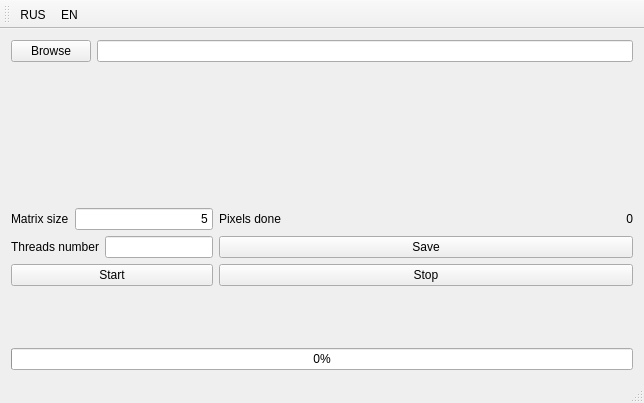
<?xml version="1.0" encoding="UTF-8"?>
<ui version="4.0">
 <class>MainWindow</class>
 <widget class="QMainWindow" name="MainWindow">
  <property name="geometry">
   <rect>
    <x>0</x>
    <y>0</y>
    <width>644</width>
    <height>403</height>
   </rect>
  </property>
  <property name="windowTitle">
   <string>MainWindow</string>
  </property>
  <widget class="QWidget" name="centralWidget">
   <layout class="QVBoxLayout" name="verticalLayout_5">
    <item>
     <layout class="QVBoxLayout" name="verticalLayout_4">
      <item>
       <layout class="QVBoxLayout" name="verticalLayout">
        <item>
         <layout class="QHBoxLayout" name="horizontalLayout_2">
          <item>
           <widget class="QPushButton" name="pushButton_2">
            <property name="text">
             <string>Browse</string>
            </property>
           </widget>
          </item>
          <item>
           <widget class="QLineEdit" name="lineEdit"/>
          </item>
         </layout>
        </item>
       </layout>
      </item>
      <item>
       <layout class="QHBoxLayout" name="horizontalLayout">
        <item>
         <widget class="QLabel" name="label">
          <property name="maximumSize">
           <size>
            <width>800</width>
            <height>800</height>
           </size>
          </property>
          <property name="text">
           <string/>
          </property>
         </widget>
        </item>
        <item>
         <widget class="QLabel" name="label_2">
          <property name="text">
           <string/>
          </property>
         </widget>
        </item>
       </layout>
      </item>
      <item>
       <layout class="QFormLayout" name="formLayout">
        <item row="0" column="0">
         <layout class="QVBoxLayout" name="verticalLayout_2">
          <item>
           <layout class="QHBoxLayout" name="horizontalLayout_3">
            <item>
             <widget class="QLabel" name="label_5">
              <property name="text">
               <string>Matrix size</string>
              </property>
             </widget>
            </item>
            <item>
             <widget class="QLineEdit" name="lineEdit_3">
              <property name="text">
               <string>5</string>
              </property>
              <property name="alignment">
               <set>Qt::AlignRight|Qt::AlignTrailing|Qt::AlignVCenter</set>
              </property>
             </widget>
            </item>
           </layout>
          </item>
          <item>
           <layout class="QHBoxLayout" name="horizontalLayout_5">
            <item>
             <widget class="QLabel" name="label_6">
              <property name="text">
               <string>Threads number</string>
              </property>
             </widget>
            </item>
            <item>
             <widget class="QLineEdit" name="lineEdit_5">
              <property name="text">
               <string notr="true"/>
              </property>
              <property name="alignment">
               <set>Qt::AlignRight|Qt::AlignTrailing|Qt::AlignVCenter</set>
              </property>
             </widget>
            </item>
           </layout>
          </item>
          <item>
           <widget class="QPushButton" name="pushButton">
            <property name="text">
             <string>Start</string>
            </property>
           </widget>
          </item>
         </layout>
        </item>
        <item row="0" column="1">
         <layout class="QVBoxLayout" name="verticalLayout_3">
          <item>
           <layout class="QHBoxLayout" name="horizontalLayout_4">
            <item>
             <widget class="QLabel" name="label_7">
              <property name="text">
               <string>Pixels done</string>
              </property>
             </widget>
            </item>
            <item>
             <spacer name="horizontalSpacer">
              <property name="orientation">
               <enum>Qt::Horizontal</enum>
              </property>
              <property name="sizeHint" stdset="0">
               <size>
                <width>48</width>
                <height>20</height>
               </size>
              </property>
             </spacer>
            </item>
            <item>
             <widget class="QLabel" name="label_9">
              <property name="text">
               <string notr="true">0</string>
              </property>
              <property name="alignment">
               <set>Qt::AlignRight|Qt::AlignTrailing|Qt::AlignVCenter</set>
              </property>
             </widget>
            </item>
           </layout>
          </item>
          <item>
           <widget class="QPushButton" name="pushButton_4">
            <property name="text">
             <string>Save</string>
            </property>
           </widget>
          </item>
          <item>
           <widget class="QPushButton" name="pushButton_3">
            <property name="text">
             <string>Stop</string>
            </property>
           </widget>
          </item>
         </layout>
        </item>
       </layout>
      </item>
      <item>
       <widget class="QProgressBar" name="progressBar">
        <property name="value">
         <number>0</number>
        </property>
       </widget>
      </item>
     </layout>
    </item>
   </layout>
  </widget>
  <widget class="QMenuBar" name="menuBar">
   <property name="geometry">
    <rect>
     <x>0</x>
     <y>0</y>
     <width>644</width>
     <height>21</height>
    </rect>
   </property>
  </widget>
  <widget class="QToolBar" name="mainToolBar">
   <attribute name="toolBarArea">
    <enum>TopToolBarArea</enum>
   </attribute>
   <attribute name="toolBarBreak">
    <bool>false</bool>
   </attribute>
   <addaction name="actionRUS"/>
   <addaction name="actionEN"/>
  </widget>
  <widget class="QStatusBar" name="statusBar"/>
  <action name="actionRUS">
   <property name="text">
    <string>RUS</string>
   </property>
  </action>
  <action name="actionEN">
   <property name="text">
    <string>EN</string>
   </property>
  </action>
 </widget>
 <layoutdefault spacing="6" margin="11"/>
 <resources/>
 <connections/>
</ui>
